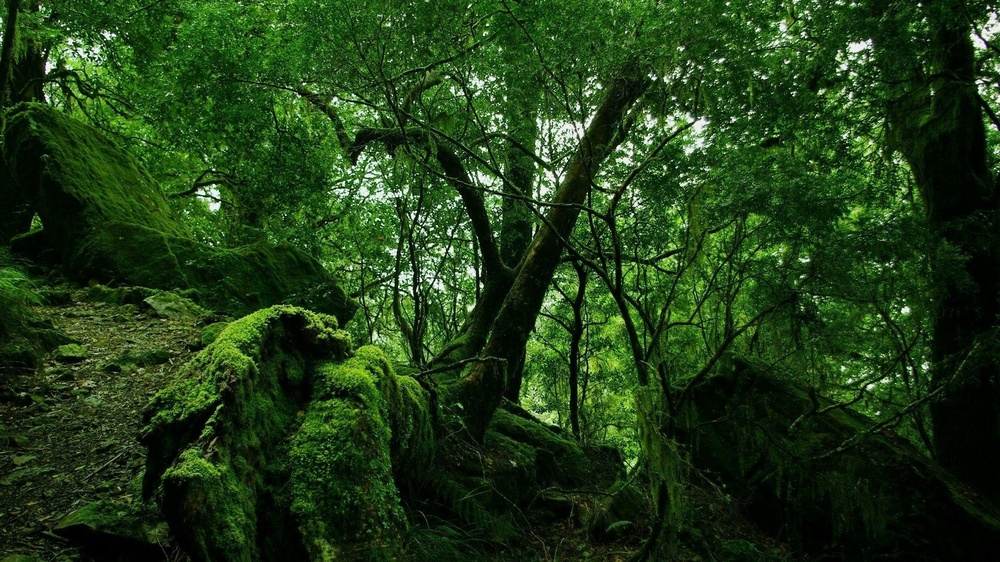
#> input picture dzhungli_les_debri_64072_1920x1080.jpg, 1000 x 562 px, shrunk from 1920 x 1080 before the run
$ python main.py
#> lines starting #> are read from the running program, lines starting #| are printed output that depends on the picture
from PIL import Image

image = Image.open('dzhungli_les_debri_64072_1920x1080.jpg')
#> image is the input picture: PIL image 1000x562 RGB; mean R, G, B 33, 60.1, 23.3
box = (0,0,64,64)
region = image.crop(box)
r, g, b= region.split()
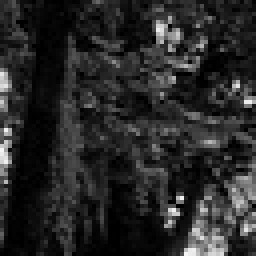
#> r: PIL image 64x64 L (shown 4 times larger); min 0, max 245, mean 39.8
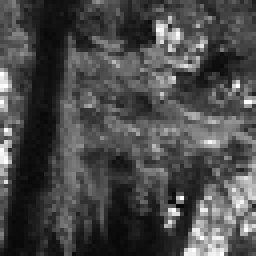
#> g: PIL image 64x64 L (shown 4 times larger); min 6, max 255, mean 73.8
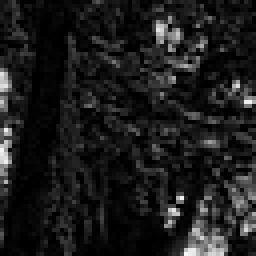
#> b: PIL image 64x64 L (shown 4 times larger); min 0, max 246, mean 27.8
region = Image.merge('RGB', (g, b, r))
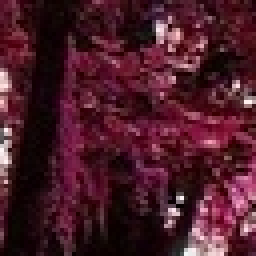
#> region: PIL image 64x64 RGB (shown 4 times larger); mean R, G, B 73.8, 27.8, 39.8


box_2 = (64,64,128,128)
r, g, b= region.split()
region = Image.merge('RGB', (g, r, b))
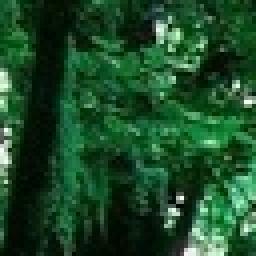
#> region: PIL image 64x64 RGB (shown 4 times larger); mean R, G, B 27.8, 73.8, 39.8
image.paste(region, box_2)


box_3 = (64, 0, 128, 64)
region = image.crop(box_3)
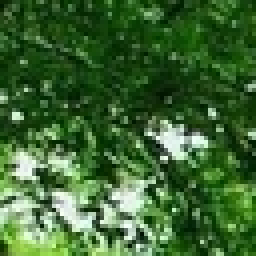
#> region: PIL image 64x64 RGB (shown 4 times larger); mean R, G, B 60.7, 102.3, 50.2
region = region.rotate(45)
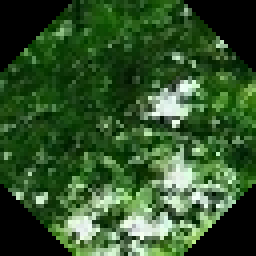
#> region: PIL image 64x64 RGB (shown 4 times larger); mean R, G, B 49.9, 83.7, 42.4
image.paste(region, box_3)

image.show()
